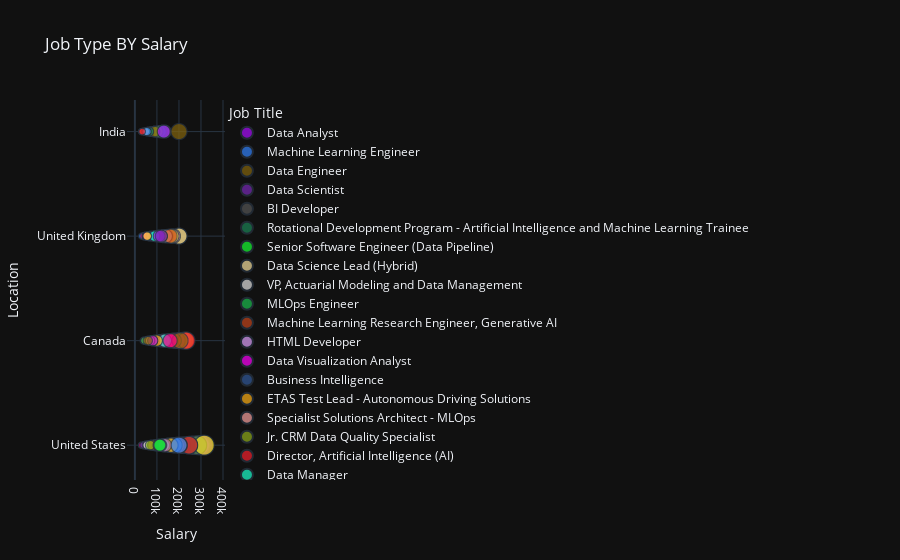

The notebook cell saved with this chart:
### Code cell
top_paid_3=list(df[df['Location']!='REMOTE'].groupby('Location')['Salary'].sum().nlargest(4).keys())
px.scatter(df[(df['Location']==top_paid_3[0]) | (df['Location']==top_paid_3[1]) | (df['Location']==top_paid_3[2]) | (df['Location']==top_paid_3[3])], x = 'Salary', y = 'Location', size = 'Salary', hover_name = 'Job Title', color = 'Job Title', 
           color_discrete_sequence=px.colors.qualitative.Alphabet, template = 'plotly_dark', 
           title = 'Job Type BY Salary').update_yaxes(categoryarray = ['Full Time','Part Time'])
